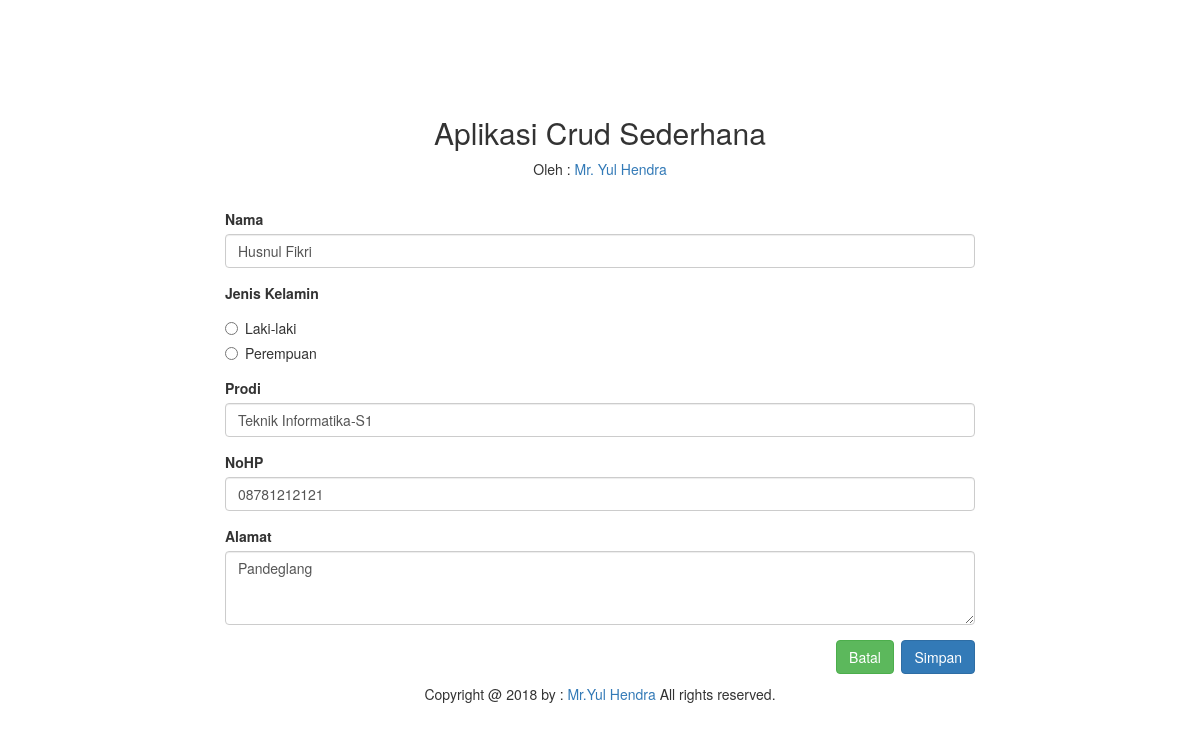
The page /edit.php?id=1101161028 on the database its author committed.
### tables this page shows
CREATE TABLE `mahasiswa` (
  `npm` varchar(12) NOT NULL,
  `nama` varchar(35) NOT NULL,
  `jk` varchar(15) NOT NULL,
  `prodi` varchar(30) NOT NULL,
  `nohp` varchar(15) NOT NULL,
  `alamat` text NOT NULL
);

### edit.php (the view, shortened to what this page needs)
<html>
<head>
<link rel="stylesheet" href="style/bootstrap.min.css" />
</head>
<body>
<?php
	include"koneksi.php";
	$data = mysqli_query ($koneksi, " SELECT
                                            npm,
                                            nama,
                                            jk,
                                            prodi,
                                            nohp,
                                            alamat
                                      from
                                      mahasiswa
                                      where npm = $_GET[id]");
    $row = mysqli_fetch_array ($data);
?>
<div class="container" style="margin-top:8%">
	<div class="row">
		<div class="col-md-8 col-md-offset-2">
			<p>
				<center>
					<h2>Aplikasi Crud Sederhana</h2>
					Oleh : <a href="#" target="_blank">Mr. Yul Hendra</a>
				</center>
			</p>
			<br>
            <form role="form" method="post" action="update.php">
                <div class="form-group">
                    <label>Nama</label>
                    <input class="form-control" name="nama" value="<?php echo $row['nama'] ; ?>">
                </div>
                <div class="form-group">
                    <label>Jenis Kelamin</label>
                    <div class="radio">
                        <label>
                            <input type="radio" name="jenis_kelamin" value="Laki-laki"  <?php if($row['jk']=='Laki-laki'){ ; ?> checked <?php } ?>>Laki-laki
                        </label>
                    </div>
                    <div class="radio">
                        <label>
                            <input type="radio" name="jenis_kelamin" value="Perempuan"  <?php if($row['jk']=='Perempuan'){ ; ?> checked <?php } ?>>Perempuan
                        </label>
                    </div>
                </div>
                <div class="form-group">
                    <label>Prodi</label>
                    <input class="form-control" name="prodi"  value="<?php echo $row['prodi']; ?>">
                </div>
                <div class="form-group">
                    <label>NoHP</label>
                    <input class="form-control" name="nohp"  value="<?php echo $row['nohp'] ; ?>">
                </div>
                <div class="form-group">
                    <label>Alamat</label>
                    <textarea name="alamat" class="form-control" rows="3"><?php echo $row['alamat'] ; ?></textarea>
                </div>
                <button type="submit" class="btn btn-primary pull-right">Simpan</button>
                <a href="index.php" class="btn btn-success pull-right" style="margin-right:1%;">Batal</a>
            </form>
		</div>
	</div>
	<p>
	<center>Copyright @ 2018 by : <a href="#" target="_blank">Mr.Yul Hendra</a> All rights reserved.</center>
	</p>
</div>
</body>
</html>

### rows shown on the page
mahasiswa: nama "Husnul Fikri", jk "☐ Laki-laki", jk "☐ Perempuan", prodi "Teknik Informatika-S1", nohp "08781212121", alamat "Pandeglang"
